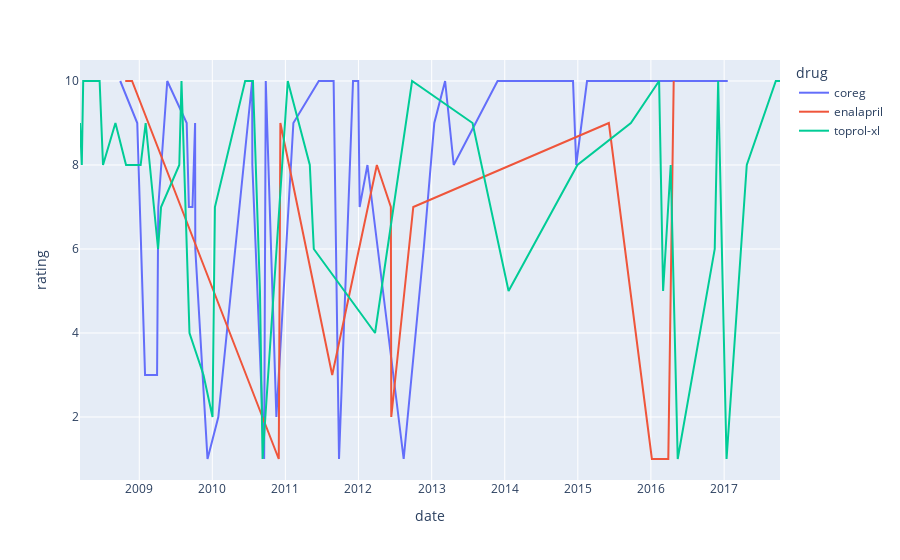
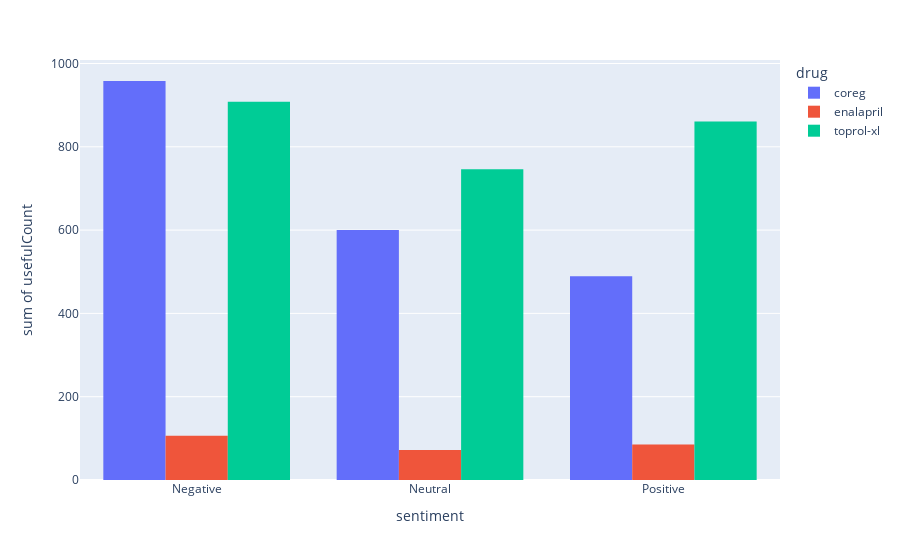
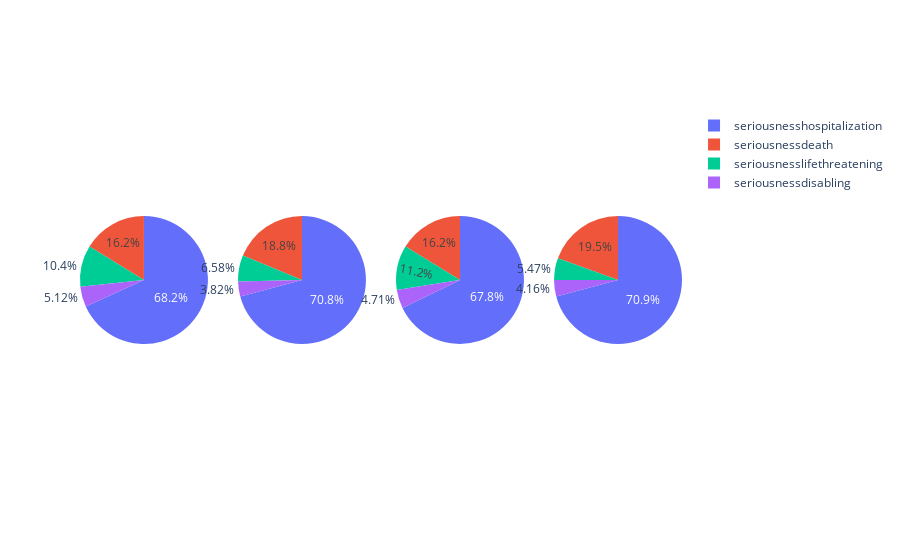
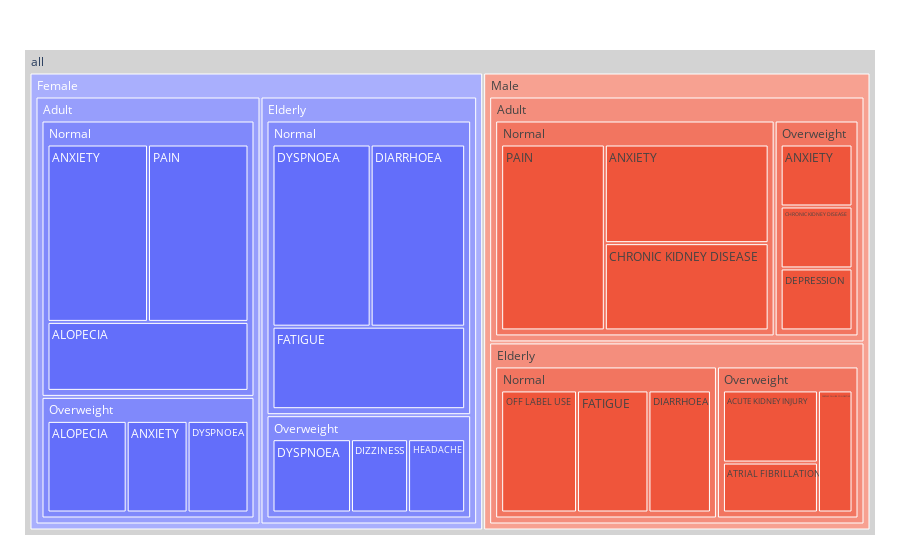

The notebook cell saved with these charts, in order:
### Markdown cell above
#### LVD

### Code cell
condition = conditions[1]
vizualize(condition)

### Figure 1 — Plotly figure (JSON) as saved in the notebook; plotly's stock layout.template omitted (floating-point values rounded to 4 significant figures)
{"data": [{"hovertemplate": "drug=coreg<br>date=%{x}<br>rating=%{y}<extra></extra>", "legendgroup": "coreg", "line": {"color": "#636efa", "dash": "solid"}, "marker": {"symbol": "circle"}, "mode": "lines", "name": "coreg", "orientation": "v", "showlegend": true, "type": "scatter", "x": ["2008-09-28T00:00:00", "2008-12-22T00:00:00", "2009-01-30T00:00:00", "2009-03-31T00:00:00", "2009-04-06T00:00:00", "2009-05-21T00:00:00", "2009-08-26T00:00:00", "2009-09-06T00:00:00", "2009-09-24T00:00:00", "2009-10-07T00:00:00", "2009-10-08T00:00:00", "2009-12-08T00:00:00", "2010-01-31T00:00:00", "2010-07-19T00:00:00", "2010-07-20T00:00:00", "2010-09-17T00:00:00", "2010-09-25T00:00:00", "2010-11-17T00:00:00", "2011-02-10T00:00:00", "2011-06-17T00:00:00", "2011-08-30T00:00:00", "2011-09-26T00:00:00", "2011-12-05T00:00:00", "2011-12-31T00:00:00", "2012-01-07T00:00:00", "2012-02-15T00:00:00", "2012-08-14T00:00:00", "2012-11-22T00:00:00", "2013-01-14T00:00:00", "2013-03-08T00:00:00", "2013-03-09T00:00:00", "2013-04-21T00:00:00", "2013-11-26T00:00:00", "2014-10-23T00:00:00", "2014-10-24T00:00:00", "2014-12-08T00:00:00", "2014-12-24T00:00:00", "2015-02-16T00:00:00", "2015-05-30T00:00:00", "2015-08-21T00:00:00", "2017-01-19T00:00:00"], "xaxis": "x", "y": [10, 9, 3, 3, 7, 10, 9, 7, 7, 9, 6, 1, 2, 10, 8, 1, 10, 2, 9, 10, 10, 1, 10, 10, 7, 8, 1, 6, 9, 10, 10, 8, 10, 10, 10, 10, 8, 10, 10, 10, 10], "yaxis": "y"}, {"hovertemplate": "drug=enalapril<br>date=%{x}<br>rating=%{y}<extra></extra>", "legendgroup": "enalapril", "line": {"color": "#EF553B", "dash": "solid"}, "marker": {"symbol": "circle"}, "mode": "lines", "name": "enalapril", "orientation": "v", "showlegend": true, "type": "scatter", "x": ["2008-10-23T00:00:00", "2008-11-26T00:00:00", "2010-11-29T00:00:00", "2010-12-07T00:00:00", "2011-08-23T00:00:00", "2012-04-02T00:00:00", "2012-06-11T00:00:00", "2012-06-13T00:00:00", "2012-10-01T00:00:00", "2015-06-05T00:00:00", "2016-01-06T00:00:00", "2016-03-28T00:00:00", "2016-04-24T00:00:00"], "xaxis": "x", "y": [10, 10, 1, 9, 3, 8, 7, 2, 7, 9, 1, 1, 10], "yaxis": "y"}, {"hovertemplate": "drug=toprol-xl<br>date=%{x}<br>rating=%{y}<extra></extra>", "legendgroup": "toprol-xl", "line": {"color": "#00cc96", "dash": "solid"}, "marker": {"symbol": "circle"}, "mode": "lines", "name": "toprol-xl", "orientation": "v", "showlegend": true, "type": "scatter", "x": ["2008-03-11T00:00:00", "2008-03-20T00:00:00", "2008-03-27T00:00:00", "2008-06-17T00:00:00", "2008-07-04T00:00:00", "2008-09-04T00:00:00", "2008-10-27T00:00:00", "2009-01-08T00:00:00", "2009-02-02T00:00:00", "2009-04-05T00:00:00", "2009-04-20T00:00:00", "2009-07-20T00:00:00", "2009-07-31T00:00:00", "2009-08-07T00:00:00", "2009-09-09T00:00:00", "2009-11-18T00:00:00", "2010-01-02T00:00:00", "2010-01-14T00:00:00", "2010-06-14T00:00:00", "2010-07-23T00:00:00", "2010-08-27T00:00:00", "2010-09-09T00:00:00", "2011-01-13T00:00:00", "2011-05-03T00:00:00", "2011-05-23T00:00:00", "2011-10-23T00:00:00", "2012-03-24T00:00:00", "2012-09-25T00:00:00", "2013-07-24T00:00:00", "2014-01-20T00:00:00", "2014-12-30T00:00:00", "2015-09-23T00:00:00", "2016-02-11T00:00:00", "2016-03-02T00:00:00", "2016-04-09T00:00:00", "2016-05-14T00:00:00", "2016-11-15T00:00:00", "2016-12-02T00:00:00", "2017-01-13T00:00:00", "2017-04-24T00:00:00", "2017-09-16T00:00:00", "2017-10-07T00:00:00"], "xaxis": "x", "y": [9, 8, 10, 10, 8, 9, 8, 8, 9, 6, 7, 8, 10, 9, 4, 3, 2, 7, 10, 10, 5, 1, 10, 8, 6, 5, 4, 10, 9, 5, 8, 9, 10, 5, 8, 1, 6, 10, 1, 8, 10, 10], "yaxis": "y"}], "layout": {"legend": {"title": {"text": "drug"}, "tracegroupgap": 0}, "margin": {"t": 60}, "xaxis": {"anchor": "y", "domain": [0, 1], "title": {"text": "date"}}, "yaxis": {"anchor": "x", "domain": [0, 1], "title": {"text": "rating"}}}}

### Figure 2 — Plotly figure (JSON) as saved in the notebook; plotly's stock layout.template omitted (floating-point values rounded to 4 significant figures)
{"data": [{"alignmentgroup": "True", "bingroup": "x", "histfunc": "sum", "hovertemplate": "drug=coreg<br>sentiment=%{x}<br>sum of usefulCount=%{y}<extra></extra>", "legendgroup": "coreg", "marker": {"color": "#636efa", "pattern": {"shape": ""}}, "name": "coreg", "offsetgroup": "coreg", "orientation": "v", "showlegend": true, "type": "histogram", "x": ["Negative", "Neutral", "Positive"], "xaxis": "x", "y": [958, 600, 489], "yaxis": "y"}, {"alignmentgroup": "True", "bingroup": "x", "histfunc": "sum", "hovertemplate": "drug=enalapril<br>sentiment=%{x}<br>sum of usefulCount=%{y}<extra></extra>", "legendgroup": "enalapril", "marker": {"color": "#EF553B", "pattern": {"shape": ""}}, "name": "enalapril", "offsetgroup": "enalapril", "orientation": "v", "showlegend": true, "type": "histogram", "x": ["Negative", "Neutral", "Positive"], "xaxis": "x", "y": [106, 72, 85], "yaxis": "y"}, {"alignmentgroup": "True", "bingroup": "x", "histfunc": "sum", "hovertemplate": "drug=toprol-xl<br>sentiment=%{x}<br>sum of usefulCount=%{y}<extra></extra>", "legendgroup": "toprol-xl", "marker": {"color": "#00cc96", "pattern": {"shape": ""}}, "name": "toprol-xl", "offsetgroup": "toprol-xl", "orientation": "v", "showlegend": true, "type": "histogram", "x": ["Negative", "Neutral", "Positive"], "xaxis": "x", "y": [908, 746, 861], "yaxis": "y"}], "layout": {"barmode": "group", "legend": {"title": {"text": "drug"}, "tracegroupgap": 0}, "margin": {"t": 60}, "xaxis": {"anchor": "y", "domain": [0, 1], "title": {"text": "sentiment"}}, "yaxis": {"anchor": "x", "domain": [0, 1], "title": {"text": "sum of usefulCount"}}}}

### Figure 3 — Plotly figure (JSON) as saved in the notebook; plotly's stock layout.template omitted (floating-point values rounded to 4 significant figures)
{"data": [{"domain": {"x": [0, 0.2125], "y": [0, 1]}, "labels": ["seriousnessdeath", "seriousnessdisabling", "seriousnesshospitalization", "seriousnesslifethreatening"], "type": "pie", "values": [2665, 841, 11192, 1714]}, {"domain": {"x": [0.2625, 0.475], "y": [0, 1]}, "labels": ["seriousnessdeath", "seriousnessdisabling", "seriousnesshospitalization", "seriousnesslifethreatening"], "type": "pie", "values": [6490, 1321, 24477, 2275]}, {"domain": {"x": [0.525, 0.7375], "y": [0, 1]}, "labels": ["seriousnessdeath", "seriousnessdisabling", "seriousnesshospitalization", "seriousnesslifethreatening"], "type": "pie", "values": [2128, 617, 8881, 1472]}, {"domain": {"x": [0.7875, 1], "y": [0, 1]}, "labels": ["seriousnessdeath", "seriousnessdisabling", "seriousnesshospitalization", "seriousnesslifethreatening"], "type": "pie", "values": [4135, 883, 15028, 1160]}], "layout": {}}

### Figure 4 — Plotly figure (JSON) as saved in the notebook; plotly's stock layout.template omitted (floating-point values rounded to 4 significant figures)
{"data": [{"branchvalues": "total", "domain": {"x": [0, 1], "y": [0, 1]}, "hovertemplate": "labels=%{label}<br>count=%{value}<br>parent=%{parent}<br>id=%{id}<extra></extra>", "ids": ["all/Male/Elderly/Overweight/ACUTE KIDNEY INJURY", "all/Female/Adult/Normal/ALOPECIA", "all/Female/Adult/Overweight/ALOPECIA", "all/Female/Adult/Normal/ANXIETY", "all/Male/Adult/Normal/ANXIETY", "all/Female/Adult/Overweight/ANXIETY", "all/Male/Adult/Overweight/ANXIETY", "all/Male/Elderly/Overweight/ATRIAL FIBRILLATION", "all/Male/Elderly/Overweight/CARDIAC FAILURE CONGESTIVE", "all/Male/Adult/Normal/CHRONIC KIDNEY DISEASE", "all/Male/Adult/Overweight/CHRONIC KIDNEY DISEASE", "all/Male/Adult/Overweight/DEPRESSION", "all/Female/Elderly/Normal/DIARRHOEA", "all/Male/Elderly/Normal/DIARRHOEA", "all/Female/Elderly/Overweight/DIZZINESS", "all/Female/Elderly/Normal/DYSPNOEA", "all/Female/Adult/Overweight/DYSPNOEA", "all/Female/Elderly/Overweight/DYSPNOEA", "all/Female/Elderly/Normal/FATIGUE", "all/Male/Elderly/Normal/FATIGUE", "all/Female/Elderly/Overweight/HEADACHE", "all/Male/Elderly/Normal/OFF LABEL USE", "all/Female/Adult/Normal/PAIN", "all/Male/Adult/Normal/PAIN", "all/Female/Adult/Normal", "all/Male/Adult/Normal", "all/Female/Elderly/Normal", "all/Male/Elderly/Normal", "all/Female/Adult/Overweight", "all/Male/Adult/Overweight", "all/Female/Elderly/Overweight", "all/Male/Elderly/Overweight", "all/Female/Adult", "all/Male/Adult", "all/Female/Elderly", "all/Male/Elderly", "all/Female", "all/Male", "all"], "labels": ["ACUTE KIDNEY INJURY", "ALOPECIA", "ALOPECIA", "ANXIETY", "ANXIETY", "ANXIETY", "ANXIETY", "ATRIAL FIBRILLATION", "CARDIAC FAILURE CONGESTIVE", "CHRONIC KIDNEY DISEASE", "CHRONIC KIDNEY DISEASE", "DEPRESSION", "DIARRHOEA", "DIARRHOEA", "DIZZINESS", "DYSPNOEA", "DYSPNOEA", "DYSPNOEA", "FATIGUE", "FATIGUE", "HEADACHE", "OFF LABEL USE", "PAIN", "PAIN", "Normal", "Normal", "Normal", "Normal", "Overweight", "Overweight", "Overweight", "Overweight", "Adult", "Adult", "Elderly", "Elderly", "Female", "Male", "all"], "name": "", "parents": ["all/Male/Elderly/Overweight", "all/Female/Adult/Normal", "all/Female/Adult/Overweight", "all/Female/Adult/Normal", "all/Male/Adult/Normal", "all/Female/Adult/Overweight", "all/Male/Adult/Overweight", "all/Male/Elderly/Overweight", "all/Male/Elderly/Overweight", "all/Male/Adult/Normal", "all/Male/Adult/Overweight", "all/Male/Adult/Overweight", "all/Female/Elderly/Normal", "all/Male/Elderly/Normal", "all/Female/Elderly/Overweight", "all/Female/Elderly/Normal", "all/Female/Adult/Overweight", "all/Female/Elderly/Overweight", "all/Female/Elderly/Normal", "all/Male/Elderly/Normal", "all/Female/Elderly/Overweight", "all/Male/Elderly/Normal", "all/Female/Adult/Normal", "all/Male/Adult/Normal", "all/Female/Adult", "all/Male/Adult", "all/Female/Elderly", "all/Male/Elderly", "all/Female/Adult", "all/Male/Adult", "all/Female/Elderly", "all/Male/Elderly", "all/Female", "all/Male", "all/Female", "all/Male", "all", "all", ""], "root": {"color": "lightgrey"}, "type": "treemap", "values": [13, 21, 13, 27, 26, 10, 8, 9, 8, 23, 8, 8, 26, 14, 8, 27, 10, 11, 24, 16, 8, 17, 27, 31, 75, 80, 77, 47, 33, 24, 27, 30, 108, 104, 104, 77, 212, 181, 393]}], "layout": {"legend": {"tracegroupgap": 0}, "margin": {"b": 25, "l": 25, "r": 25, "t": 50}}}
